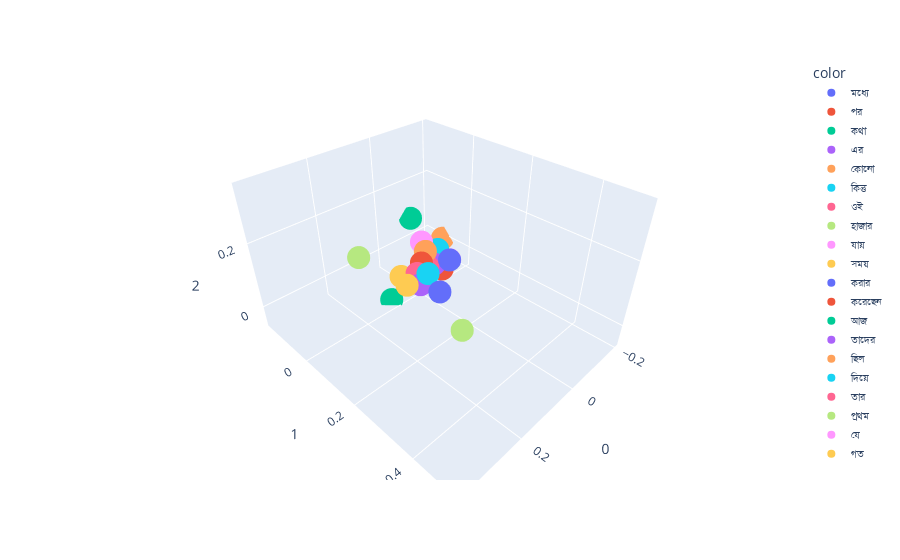

Write notebook code for a chart like this one.
### Code cell
import plotly.express as px
fig = px.scatter_3d(X[30:50], x=0,y=1,z=2, color=y[30:50])
fig.show()

### Figure 1 — Plotly figure (JSON) as saved in the notebook; plotly's stock layout.template omitted (floating-point values rounded to 4 significant figures)
{"data": [{"hovertemplate": "color=মধ্যে<br>0=%{x}<br>1=%{y}<br>2=%{z}<extra></extra>", "legendgroup": "মধ্যে", "marker": {"color": "#636efa", "symbol": "circle"}, "mode": "markers", "name": "মধ্যে", "scene": "scene", "showlegend": true, "type": "scatter3d", "x": [0.02368], "y": [0.1036], "z": [0.006493]}, {"hovertemplate": "color=পর<br>0=%{x}<br>1=%{y}<br>2=%{z}<extra></extra>", "legendgroup": "পর", "marker": {"color": "#EF553B", "symbol": "circle"}, "mode": "markers", "name": "পর", "scene": "scene", "showlegend": true, "type": "scatter3d", "x": [-0.09423], "y": [-0.004255], "z": [-0.02796]}, {"hovertemplate": "color=কথা<br>0=%{x}<br>1=%{y}<br>2=%{z}<extra></extra>", "legendgroup": "কথা", "marker": {"color": "#00cc96", "symbol": "circle"}, "mode": "markers", "name": "কথা", "scene": "scene", "showlegend": true, "type": "scatter3d", "x": [-0.1179], "y": [-0.1693], "z": [0.0746]}, {"hovertemplate": "color=এর<br>0=%{x}<br>1=%{y}<br>2=%{z}<extra></extra>", "legendgroup": "এর", "marker": {"color": "#ab63fa", "symbol": "circle"}, "mode": "markers", "name": "এর", "scene": "scene", "showlegend": true, "type": "scatter3d", "x": [0.01032], "y": [0.01009], "z": [-0.02525]}, {"hovertemplate": "color=কোনো<br>0=%{x}<br>1=%{y}<br>2=%{z}<extra></extra>", "legendgroup": "কোনো", "marker": {"color": "#FFA15A", "symbol": "circle"}, "mode": "markers", "name": "কোনো", "scene": "scene", "showlegend": true, "type": "scatter3d", "x": [-0.1956], "y": [-0.1026], "z": [-0.004047]}, {"hovertemplate": "color=কিন্তু<br>0=%{x}<br>1=%{y}<br>2=%{z}<extra></extra>", "legendgroup": "কিন্তু", "marker": {"color": "#19d3f3", "symbol": "circle"}, "mode": "markers", "name": "কিন্তু", "scene": "scene", "showlegend": true, "type": "scatter3d", "x": [-0.126], "y": [-0.0555], "z": [0.005491]}, {"hovertemplate": "color=ওই<br>0=%{x}<br>1=%{y}<br>2=%{z}<extra></extra>", "legendgroup": "ওই", "marker": {"color": "#FF6692", "symbol": "circle"}, "mode": "markers", "name": "ওই", "scene": "scene", "showlegend": true, "type": "scatter3d", "x": [-0.002932], "y": [-0.01809], "z": [-0.005438]}, {"hovertemplate": "color=হাজার<br>0=%{x}<br>1=%{y}<br>2=%{z}<extra></extra>", "legendgroup": "হাজার", "marker": {"color": "#B6E880", "symbol": "circle"}, "mode": "markers", "name": "হাজার", "scene": "scene", "showlegend": true, "type": "scatter3d", "x": [0.3824], "y": [0.5082], "z": [0.3508]}, {"hovertemplate": "color=যায়<br>0=%{x}<br>1=%{y}<br>2=%{z}<extra></extra>", "legendgroup": "যায়", "marker": {"color": "#FF97FF", "symbol": "circle"}, "mode": "markers", "name": "যায়", "scene": "scene", "showlegend": true, "type": "scatter3d", "x": [-0.1399], "y": [-0.01623], "z": [-0.02113]}, {"hovertemplate": "color=সময়<br>0=%{x}<br>1=%{y}<br>2=%{z}<extra></extra>", "legendgroup": "সময়", "marker": {"color": "#FECB52", "symbol": "circle"}, "mode": "markers", "name": "সময়", "scene": "scene", "showlegend": true, "type": "scatter3d", "x": [0.03405], "y": [-0.04807], "z": [-0.01283]}, {"hovertemplate": "color=করার<br>0=%{x}<br>1=%{y}<br>2=%{z}<extra></extra>", "legendgroup": "করার", "marker": {"color": "#636efa", "symbol": "circle"}, "mode": "markers", "name": "করার", "scene": "scene", "showlegend": true, "type": "scatter3d", "x": [-0.1172], "y": [0.004957], "z": [-0.0009695]}, {"hovertemplate": "color=করেছেন<br>0=%{x}<br>1=%{y}<br>2=%{z}<extra></extra>", "legendgroup": "করেছেন", "marker": {"color": "#EF553B", "symbol": "circle"}, "mode": "markers", "name": "করেছেন", "scene": "scene", "showlegend": true, "type": "scatter3d", "x": [-0.02739], "y": [-0.02452], "z": [0.01706]}, {"hovertemplate": "color=আজ<br>0=%{x}<br>1=%{y}<br>2=%{z}<extra></extra>", "legendgroup": "আজ", "marker": {"color": "#00cc96", "symbol": "circle"}, "mode": "markers", "name": "আজ", "scene": "scene", "showlegend": true, "type": "scatter3d", "x": [0.09238], "y": [-0.02573], "z": [-0.05461]}, {"hovertemplate": "color=তাদের<br>0=%{x}<br>1=%{y}<br>2=%{z}<extra></extra>", "legendgroup": "তাদের", "marker": {"color": "#ab63fa", "symbol": "circle"}, "mode": "markers", "name": "তাদের", "scene": "scene", "showlegend": true, "type": "scatter3d", "x": [-0.08178], "y": [-0.0259], "z": [-0.01425]}, {"hovertemplate": "color=ছিল<br>0=%{x}<br>1=%{y}<br>2=%{z}<extra></extra>", "legendgroup": "ছিল", "marker": {"color": "#FFA15A", "symbol": "circle"}, "mode": "markers", "name": "ছিল", "scene": "scene", "showlegend": true, "type": "scatter3d", "x": [-0.07128], "y": [-0.05329], "z": [0.02463]}, {"hovertemplate": "color=দিয়ে<br>0=%{x}<br>1=%{y}<br>2=%{z}<extra></extra>", "legendgroup": "দিয়ে", "marker": {"color": "#19d3f3", "symbol": "circle"}, "mode": "markers", "name": "দিয়ে", "scene": "scene", "showlegend": true, "type": "scatter3d", "x": [-0.01745], "y": [0.01345], "z": [0.00271]}, {"hovertemplate": "color=তার<br>0=%{x}<br>1=%{y}<br>2=%{z}<extra></extra>", "legendgroup": "তার", "marker": {"color": "#FF6692", "symbol": "circle"}, "mode": "markers", "name": "তার", "scene": "scene", "showlegend": true, "type": "scatter3d", "x": [-0.06301], "y": [-0.0356], "z": [-0.01871]}, {"hovertemplate": "color=প্রথম<br>0=%{x}<br>1=%{y}<br>2=%{z}<extra></extra>", "legendgroup": "প্রথম", "marker": {"color": "#B6E880", "symbol": "circle"}, "mode": "markers", "name": "প্রথম", "scene": "scene", "showlegend": true, "type": "scatter3d", "x": [0.1336], "y": [-0.11], "z": [0.07224]}, {"hovertemplate": "color=যে<br>0=%{x}<br>1=%{y}<br>2=%{z}<extra></extra>", "legendgroup": "যে", "marker": {"color": "#FF97FF", "symbol": "circle"}, "mode": "markers", "name": "যে", "scene": "scene", "showlegend": true, "type": "scatter3d", "x": [-0.09766], "y": [-0.09839], "z": [0.02641]}, {"hovertemplate": "color=গত<br>0=%{x}<br>1=%{y}<br>2=%{z}<extra></extra>", "legendgroup": "গত", "marker": {"color": "#FECB52", "symbol": "circle"}, "mode": "markers", "name": "গত", "scene": "scene", "showlegend": true, "type": "scatter3d", "x": [0.07107], "y": [0.0208], "z": [0.011]}], "layout": {"legend": {"title": {"text": "color"}, "tracegroupgap": 0}, "margin": {"t": 60}, "scene": {"domain": {"x": [0, 1], "y": [0, 1]}, "xaxis": {"title": {"text": "0"}}, "yaxis": {"title": {"text": "1"}}, "zaxis": {"title": {"text": "2"}}}}}
